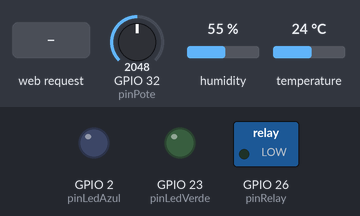
Recording of a sketch running on a simulated ESP32. On the bench: switched loads named in the sketch (green lamp = pin HIGH), output pins drawn as LEDs (lit = HIGH). The inputs (shaded band) are chosen by the test bench; at power-on: GPIO 32 (pinPote) = 2048, humidity 55 %, temperature 24 °C. WiFi joins after 1.5 s; servers stay silent unless stated; what the sketch prints to the serial monitor is not drawn.

Above: at 2.7 s.
2.8 s: HTTP request GET /ledAzulOn received
At 3.6 s:
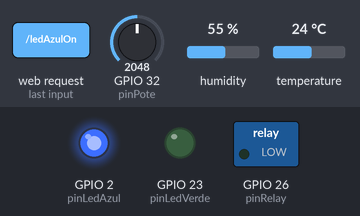
Timing chart, 0 to 5.8 s (numbered marks = the images above; inputs shaded):
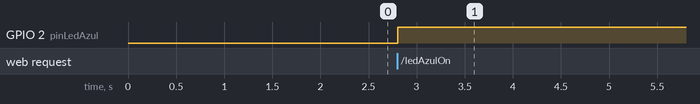

The sketch:

sketch_may5b.ino
```cpp
#include <WiFi.h>
#include <HTTPClient.h>
#include "DHT.h"
#include <Adafruit_Sensor.h>
//#include <Adafruit_GFX.h>
//#include <Adafruit_SH110X.h>
#include <esp_wifi.h>

#define SCREEN_WIDTH 128
#define SCREEN_HEIGHT 64

const int pinLedVerde = 23;
const int pinLedAzul = 2;
const int pinSensor = 33;
const int pinPote = 32;
const int pinRelay = 26;
int estadoLedAzul = LOW;

volatile int estadoPote;  // Variable del nivel del potenciómetro

float hum;
float temp;

String header;  // Variable para guardar el HTTP request

//const char* ssid = "IPLAN-609033";
//const char* password = "QXPK9D39Z4ED";

const char* ssid = "ACNET2";
const char* password = "";


DHT sensor(pinSensor, DHT22);
WiFiServer server(80);
//Adafruit_SH1106G display = Adafruit_SH1106G(SCREEN_WIDTH, SCREEN_HEIGHT, &Wire);

// Variables para páginas HTML
String pagina;
String paginaOn;
String paginaOff;

void setup() {
  Serial.begin(115200);
  pinMode(pinLedVerde, OUTPUT);
  pinMode(pinLedAzul, OUTPUT);
  pinMode(pinSensor, INPUT);
  pinMode(pinRelay, OUTPUT);
  digitalWrite(pinRelay, LOW);

  WiFi.mode(WIFI_STA);
  esp_wifi_set_ps(WIFI_PS_NONE);
  WiFi.begin(ssid, password);

  while (WiFi.status() != WL_CONNECTED) {
    delay(500);
    Serial.print(".");
  }
  Serial.println("");
  Serial.println("WiFi conectado");
  Serial.print("SSID:  ");
  Serial.println(WiFi.SSID());
  Serial.print("ID:   ");
  Serial.println(WiFi.localIP());
  server.begin();
  sensor.begin();
  Serial.println("HTTP server started");
  //displayInit();
}

void loop() {
  handleClientRequests();  // Manejar solicitudes de clientes web

  leerPote();       // Leer potenciómetro
  leerSensorDHT();  // Leer sensor DHT

  updateWebPage();  // Actualizar página web
}

void handleClientRequests() {
  WiFiClient client = server.available();

  if (client) {
    String currentLine = "";
    while (client.connected()) {
      if (client.available()) {
        char c = client.read();
        header += c;
        if (c == '\n') {
          if (currentLine.length() == 0) {
            client.println("HTTP/1.1 200 OK");
            client.println("Content-type:text/html");
            client.println("Connection: close");
            client.println();

            if (header.indexOf("GET /ledAzulOn") >= 0) {
              digitalWrite(pinLedAzul, HIGH);
              estadoLedAzul = HIGH;
              client.println(paginaOn);
            } else if (header.indexOf("GET /ledAzulOff") >= 0) {
              digitalWrite(pinLedAzul, LOW);
              estadoLedAzul = LOW;
              client.println(paginaOff);
            } else if (header.indexOf("GET /actualizarDatos") >= 0) {
              client.println(constructWebPage());
            } else {
              client.println(pagina);
            }

            client.println();
            break;
          } else {
            currentLine = "";
          }
        } else if (c != '\r') {
          currentLine += c;
        }
      }
    }

    header = "";
    client.stop();
  }
}

void updateWebPage() {
  // Enviar datos más recientes a la página web
  WiFiClient client = server.available();
  if (client) {
    client.println(constructWebPage());
    delay(1);
    client.stop();
  }
}

String constructWebPage() {
  String strLecturaHum = String(hum);
  String strLecturaTemp = String(temp);

  String pagina = "<!DOCTYPE html>"
                  "<html>"
                  "<head>"
                  "<meta charset='utf-8' />"
                  "<title>Servidor Web ESP32 - Grupo 11</title>"
                  "</head>"
                  "<body>"
                  "<center>"
                  "<h1>Servidor Web ESP32 - Grupo 11</h1>"
                  "<h3>Led Azul</h3>"
                  "<p><a href='/ledAzulOn'><button style='height:50px;width:150px;color:green'";
  if (estadoLedAzul == HIGH)
    pagina += " disabled";
  pagina += ">Activado</button></a></p>"
            "<p><a href='/ledAzulOff'><button style='height:50px;width:150px;color:red'";
  if (estadoLedAzul == LOW)
    pagina += " disabled";
  pagina += ">Desactivado</button></a></p>"
            "<h3>Datos del sensor DHT</h3>"
            "<p>Lectura de humedad: "
            + strLecturaHum + "</p>"
                              "<p>Lectura de temperatura: "
            + strLecturaTemp + "</p>"
                               "<h3>Datos del potenciómetro</h3>"
                               "<p>Nivel del potenciómetro: "
            + String(estadoPote) + "%</p>"
                                   "</center>"
                                   "</body>"
                                   "</html>";

  return pagina;
}

void leerPote() {
  estadoPote = map(analogRead(pinPote), 0, 4095, 0, 100);  // Leer el estado del potenciómetro y mapearlo a un rango de 0 a 100%
}

void leerSensorDHT() {
  float lecturaHumedad = sensor.readHumidity();
  float lecturaTemperatura = sensor.readTemperature();

  while (isnan(lecturaHumedad) || isnan(lecturaTemperatura)) {
    delay(2000);
    lecturaHumedad = sensor.readHumidity();
    lecturaTemperatura = sensor.readTemperature();
  }
  hum = lecturaHumedad;
  temp = lecturaTemperatura;
}
/*
void displayInit() {
  display.begin(0x3C, true);
  display.clearDisplay();
  display.setTextSize(1);
  display.setTextColor(SH110X_WHITE);
  display.setCursor(0, 0);
  display.println("   TP N1 - IoT - 4K4");
  display.println("Datos de Compilacion:");
  display.printf("Fecha %s\n", __DATE__);
  display.printf("Hora: %s\n", __TIME__);
  display.display();
}*/
```

Measured:
- after the input at 2.8 s, GPIO 2 (pinLedAzul): LOW → HIGH at once
